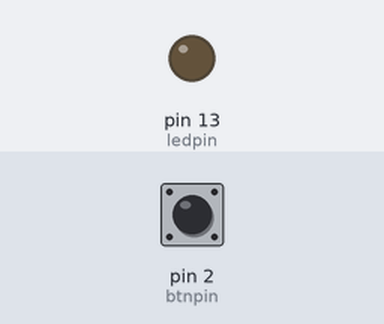
Recording of a sketch running on a simulated Arduino Uno, built with avr-gcc and run on an emulated ATmega328P. Shown: output pins drawn as LEDs (lit = HIGH). Inputs (shaded band) come from the test bench; at power-on: pin 2 (btnpin) LOW.

Above: at 1.2 s.
1.3 s: pin 2 (btnpin) pulled HIGH for 0.15 s
At 2.4 s:
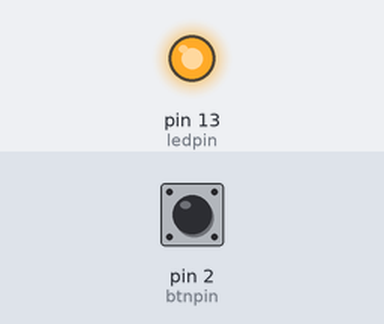
2.9 s: pin 2 (btnpin) pulled HIGH for 1 s
At 3.6 s:
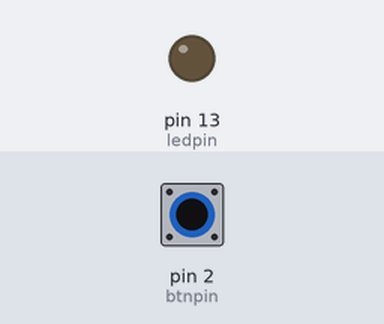
5.4 s: pin 2 (btnpin) pulled HIGH for 3.2 s
At 6.8 s:
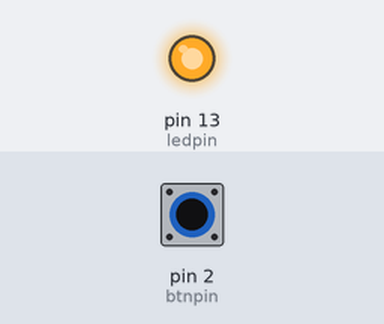
Timing chart, 0 to 8.4 s (numbered marks = the images above; inputs shaded):
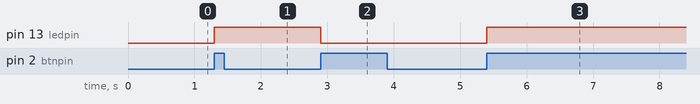

The sketch:

sketch_may08b.ino
```cpp
int ledpin=13;
int btnpin=2;
int btnstate=0;
int oldbtn=0;
boolean ledstate=false;

void setup() {
  // put your setup code here, to run once:
pinMode(ledpin,OUTPUT);
pinMode(btnpin,INPUT);
//digitalWrite(btnpin,HIGH);
}

void loop() {
  // put your main code here, to run repeatedly:
btnstate=digitalRead(btnpin);
if(btnstate==HIGH && oldbtn==0){
  ledstate = !ledstate;
  digitalWrite(ledpin,ledstate);
}
oldbtn=btnstate;
delay(20);
}
```

Measured:
- after the input at 1.3 s, pin 13 (ledpin): LOW → HIGH at once
- after the input at 2.9 s, pin 13 (ledpin): HIGH → LOW at once
- after the input at 5.4 s, pin 13 (ledpin): LOW → HIGH at once
